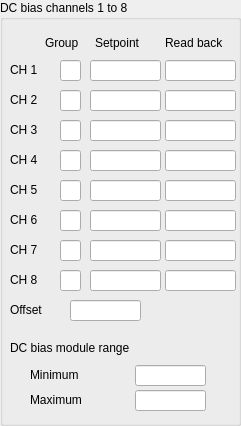
     <widget class="QGroupBox" name="gbDCbias1">
      <property name="enabled">
       <bool>true</bool>
      </property>
      <property name="geometry">
       <rect>
        <x>10</x>
        <y>60</y>
        <width>241</width>
        <height>426</height>
       </rect>
      </property>
      <property name="title">
       <string>DC bias channels 1 to 8</string>
      </property>
      <widget class="QLineEdit" name="leSDCB_1">
       <property name="geometry">
        <rect>
         <x>90</x>
         <y>60</y>
         <width>71</width>
         <height>21</height>
        </rect>
       </property>
      </widget>
      <widget class="QLineEdit" name="leSDCB_2">
       <property name="geometry">
        <rect>
         <x>90</x>
         <y>90</y>
         <width>71</width>
         <height>21</height>
        </rect>
       </property>
      </widget>
      <widget class="QLineEdit" name="leSDCB_3">
       <property name="geometry">
        <rect>
         <x>90</x>
         <y>120</y>
         <width>71</width>
         <height>21</height>
        </rect>
       </property>
      </widget>
      <widget class="QLineEdit" name="leSDCB_4">
       <property name="geometry">
        <rect>
         <x>90</x>
         <y>150</y>
         <width>71</width>
         <height>21</height>
        </rect>
       </property>
      </widget>
      <widget class="QLineEdit" name="leSDCB_5">
       <property name="geometry">
        <rect>
         <x>90</x>
         <y>180</y>
         <width>71</width>
         <height>21</height>
        </rect>
       </property>
      </widget>
      <widget class="QLineEdit" name="leSDCB_6">
       <property name="geometry">
        <rect>
         <x>90</x>
         <y>210</y>
         <width>71</width>
         <height>21</height>
        </rect>
       </property>
      </widget>
      <widget class="QLineEdit" name="leSDCB_7">
       <property name="geometry">
        <rect>
         <x>90</x>
         <y>240</y>
         <width>71</width>
         <height>21</height>
        </rect>
       </property>
      </widget>
      <widget class="QLineEdit" name="leSDCB_8">
       <property name="geometry">
        <rect>
         <x>90</x>
         <y>270</y>
         <width>71</width>
         <height>21</height>
        </rect>
       </property>
      </widget>
      <widget class="QLineEdit" name="leGDCBV_1">
       <property name="geometry">
        <rect>
         <x>165</x>
         <y>60</y>
         <width>71</width>
         <height>21</height>
        </rect>
       </property>
       <property name="readOnly">
        <bool>true</bool>
       </property>
      </widget>
      <widget class="QLineEdit" name="leGDCBV_2">
       <property name="geometry">
        <rect>
         <x>165</x>
         <y>90</y>
         <width>71</width>
         <height>21</height>
        </rect>
       </property>
       <property name="readOnly">
        <bool>true</bool>
       </property>
      </widget>
      <widget class="QLineEdit" name="leGDCBV_3">
       <property name="geometry">
        <rect>
         <x>165</x>
         <y>120</y>
         <width>71</width>
         <height>21</height>
        </rect>
       </property>
       <property name="readOnly">
        <bool>true</bool>
       </property>
      </widget>
      <widget class="QLineEdit" name="leGDCBV_4">
       <property name="geometry">
        <rect>
         <x>165</x>
         <y>150</y>
         <width>71</width>
         <height>21</height>
        </rect>
       </property>
       <property name="readOnly">
        <bool>true</bool>
       </property>
      </widget>
      <widget class="QLineEdit" name="leGDCBV_5">
       <property name="geometry">
        <rect>
         <x>165</x>
         <y>180</y>
         <width>71</width>
         <height>21</height>
        </rect>
       </property>
       <property name="readOnly">
        <bool>true</bool>
       </property>
      </widget>
      <widget class="QLineEdit" name="leGDCBV_6">
       <property name="geometry">
        <rect>
         <x>165</x>
         <y>210</y>
         <width>71</width>
         <height>21</height>
        </rect>
       </property>
       <property name="readOnly">
        <bool>true</bool>
       </property>
      </widget>
      <widget class="QLineEdit" name="leGDCBV_7">
       <property name="geometry">
        <rect>
         <x>165</x>
         <y>240</y>
         <width>71</width>
         <height>21</height>
        </rect>
       </property>
       <property name="readOnly">
        <bool>true</bool>
       </property>
      </widget>
      <widget class="QLineEdit" name="leGDCBV_8">
       <property name="geometry">
        <rect>
         <x>165</x>
         <y>270</y>
         <width>71</width>
         <height>21</height>
        </rect>
       </property>
       <property name="readOnly">
        <bool>true</bool>
       </property>
      </widget>
      <widget class="QLabel" name="label">
       <property name="geometry">
        <rect>
         <x>10</x>
         <y>60</y>
         <width>50</width>
         <height>20</height>
        </rect>
       </property>
       <property name="text">
        <string>CH 1</string>
       </property>
      </widget>
      <widget class="QLabel" name="label_2">
       <property name="geometry">
        <rect>
         <x>10</x>
         <y>90</y>
         <width>50</width>
         <height>20</height>
        </rect>
       </property>
       <property name="text">
        <string>CH 2</string>
       </property>
      </widget>
      <widget class="QLabel" name="label_3">
       <property name="geometry">
        <rect>
         <x>10</x>
         <y>120</y>
         <width>50</width>
         <height>20</height>
        </rect>
       </property>
       <property name="text">
        <string>CH 3</string>
       </property>
      </widget>
      <widget class="QLabel" name="label_4">
       <property name="geometry">
        <rect>
         <x>10</x>
         <y>150</y>
         <width>50</width>
         <height>20</height>
        </rect>
       </property>
       <property name="text">
        <string>CH 4</string>
       </property>
      </widget>
      <widget class="QLabel" name="label_5">
       <property name="geometry">
        <rect>
         <x>10</x>
         <y>180</y>
         <width>50</width>
         <height>20</height>
        </rect>
       </property>
       <property name="text">
        <string>CH 5</string>
       </property>
      </widget>
      <widget class="QLabel" name="label_6">
       <property name="geometry">
        <rect>
         <x>10</x>
         <y>210</y>
         <width>50</width>
         <height>20</height>
        </rect>
       </property>
       <property name="text">
        <string>CH 6</string>
       </property>
      </widget>
      <widget class="QLabel" name="label_7">
       <property name="geometry">
        <rect>
         <x>10</x>
         <y>240</y>
         <width>50</width>
         <height>20</height>
        </rect>
       </property>
       <property name="text">
        <string>CH 7</string>
       </property>
      </widget>
      <widget class="QLabel" name="label_8">
       <property name="geometry">
        <rect>
         <x>10</x>
         <y>270</y>
         <width>50</width>
         <height>20</height>
        </rect>
       </property>
       <property name="text">
        <string>CH 8</string>
       </property>
      </widget>
      <widget class="QLabel" name="label_9">
       <property name="geometry">
        <rect>
         <x>95</x>
         <y>30</y>
         <width>61</width>
         <height>26</height>
        </rect>
       </property>
       <property name="text">
        <string>Setpoint</string>
       </property>
      </widget>
      <widget class="QLabel" name="label_10">
       <property name="geometry">
        <rect>
         <x>165</x>
         <y>30</y>
         <width>76</width>
         <height>26</height>
        </rect>
       </property>
       <property name="text">
        <string>Read back</string>
       </property>
      </widget>
      <widget class="QLabel" name="label_11">
       <property name="geometry">
        <rect>
         <x>10</x>
         <y>335</y>
         <width>231</width>
         <height>26</height>
        </rect>
       </property>
       <property name="text">
        <string>DC bias module range</string>
       </property>
      </widget>
      <widget class="QLabel" name="label_12">
       <property name="geometry">
        <rect>
         <x>30</x>
         <y>365</y>
         <width>96</width>
         <height>20</height>
        </rect>
       </property>
       <property name="text">
        <string>Minimum</string>
       </property>
      </widget>
      <widget class="QLabel" name="label_13">
       <property name="geometry">
        <rect>
         <x>30</x>
         <y>390</y>
         <width>96</width>
         <height>20</height>
        </rect>
       </property>
       <property name="text">
        <string>Maximum</string>
       </property>
      </widget>
      <widget class="QLineEdit" name="leGDCMIN_1">
       <property name="geometry">
        <rect>
         <x>135</x>
         <y>365</y>
         <width>71</width>
         <height>21</height>
        </rect>
       </property>
       <property name="readOnly">
        <bool>true</bool>
       </property>
      </widget>
      <widget class="QLineEdit" name="leGDCMAX_1">
       <property name="geometry">
        <rect>
         <x>135</x>
         <y>390</y>
         <width>71</width>
         <height>21</height>
        </rect>
       </property>
       <property name="readOnly">
        <bool>true</bool>
       </property>
      </widget>
      <widget class="QLineEdit" name="leSDCBOF_1">
       <property name="geometry">
        <rect>
         <x>70</x>
         <y>300</y>
         <width>71</width>
         <height>21</height>
        </rect>
       </property>
      </widget>
      <widget class="QLabel" name="label_14">
       <property name="geometry">
        <rect>
         <x>10</x>
         <y>300</y>
         <width>61</width>
         <height>20</height>
        </rect>
       </property>
       <property name="text">
        <string>Offset</string>
       </property>
      </widget>
      <widget class="QLineEdit" name="leGRP1">
       <property name="geometry">
        <rect>
         <x>60</x>
         <y>60</y>
         <width>21</width>
         <height>21</height>
        </rect>
       </property>
      </widget>
      <widget class="QLabel" name="label_198">
       <property name="geometry">
        <rect>
         <x>45</x>
         <y>30</y>
         <width>41</width>
         <height>26</height>
        </rect>
       </property>
       <property name="text">
        <string>Group</string>
       </property>
      </widget>
      <widget class="QLineEdit" name="leGRP2">
       <property name="geometry">
        <rect>
         <x>60</x>
         <y>90</y>
         <width>21</width>
         <height>21</height>
        </rect>
       </property>
      </widget>
      <widget class="QLineEdit" name="leGRP3">
       <property name="geometry">
        <rect>
         <x>60</x>
         <y>120</y>
         <width>21</width>
         <height>21</height>
        </rect>
       </property>
      </widget>
      <widget class="QLineEdit" name="leGRP4">
       <property name="geometry">
        <rect>
         <x>60</x>
         <y>150</y>
         <width>21</width>
         <height>21</height>
        </rect>
       </property>
      </widget>
      <widget class="QLineEdit" name="leGRP5">
       <property name="geometry">
        <rect>
         <x>60</x>
         <y>180</y>
         <width>21</width>
         <height>21</height>
        </rect>
       </property>
      </widget>
      <widget class="QLineEdit" name="leGRP6">
       <property name="geometry">
        <rect>
         <x>60</x>
         <y>210</y>
         <width>21</width>
         <height>21</height>
        </rect>
       </property>
      </widget>
      <widget class="QLineEdit" name="leGRP7">
       <property name="geometry">
        <rect>
         <x>60</x>
         <y>240</y>
         <width>21</width>
         <height>21</height>
        </rect>
       </property>
      </widget>
      <widget class="QLineEdit" name="leGRP8">
       <property name="geometry">
        <rect>
         <x>60</x>
         <y>270</y>
         <width>21</width>
         <height>21</height>
        </rect>
       </property>
      </widget>
     </widget>
